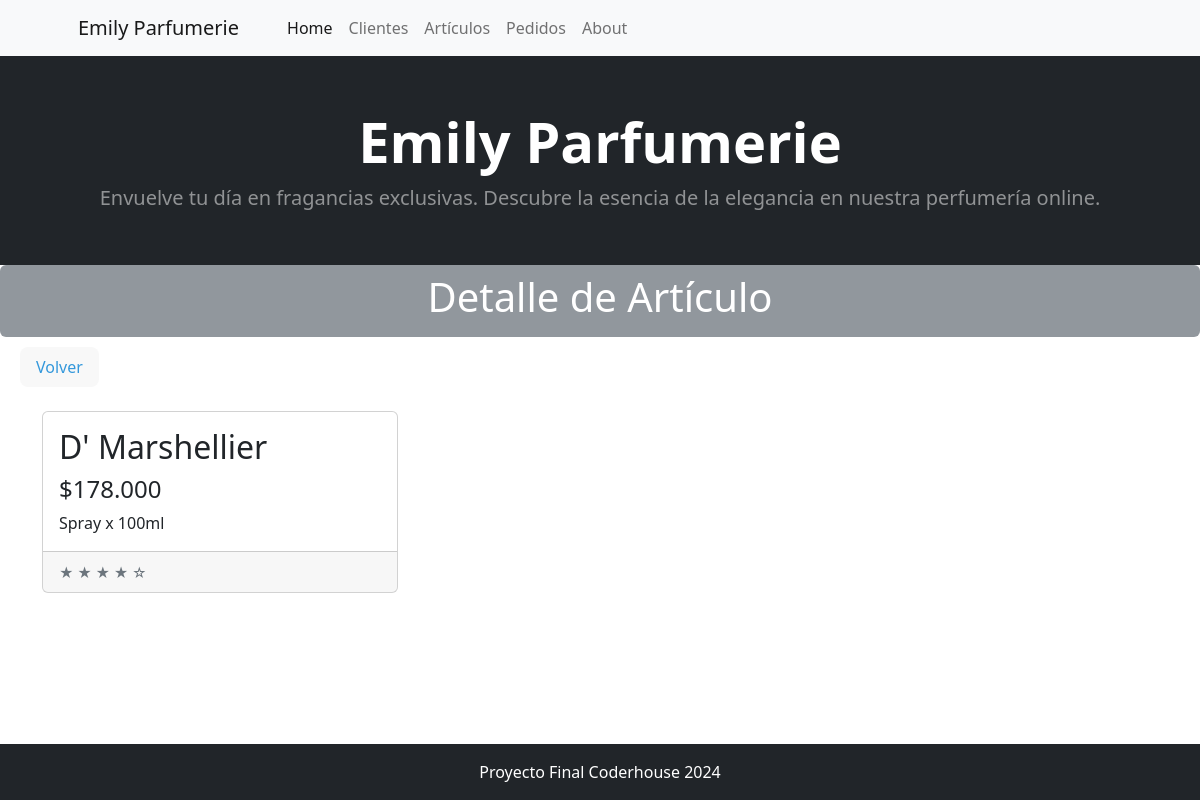
Screenshot of /articulo/articulo/detail/5 with the database file from the repository.
### articulo/models.py (models this page shows, shortened)
class Articulo(models.Model):
    nombre = models.CharField(max_length=200, verbose_name='Nombre')
    descripcion = models.CharField(max_length=200, verbose_name='Descripción')
    precio =  models.CharField(max_length=200, verbose_name='Precio')
    class Meta:
        verbose_name_plural = "Artículos"
        verbose_name = 'Artículo'

### articulo/views.py (the view)
# urls.py: path("articulo/detail/<int:pk>", views.ArticuloDetail.as_view(), name="articulo_detail"),
class ArticuloDetail(DetailView):
    model = models.Articulo

### articulo/templates/articulo/articulo_detail.html (shortened to what this page needs)
{% extends 'core/base.html' %}
{% block titulo %}
    Detalle de Artículo
{% endblock titulo %}
{% block contenido %}
<div style="margin-left: 20px; margin-top: 10px; display: inline-block; background-color: #f8f8f8; color: #3498db; padding: 8px 16px; border-radius: 8px;">
    <a href="{% url 'articulo:articulo_list' %}" style="color: #3498db; text-decoration: none;">Volver</a>
</div>
    <div class="my-4">
        <div class="container">
            <div class="row">
                    <div class="col-lg-4 col-md-6 mb-4">
                        <div class="card h-100">
                            <div class="card-body">
                                <h2 class="card-title">{{ object.nombre }}</h2>
                                <h4 class="card-price">${{ object.precio }}</h4>
                                <p class="card-text">{{ object.descripcion }}</p>
                            </div>
                            <div class="card-footer">
                                <small class="text-muted">&#9733; &#9733; &#9733; &#9733; &#9734;</small>
                            </div>
                        </div>
                    </div>
            </div>
        </div>
    </div>
<div style="height: 50px;"></div>
{% endblock contenido %}

### rows the page displays
Articulo: nombre "D' Marshellier", precio "178.000", descripcion "Spray x 100ml"
